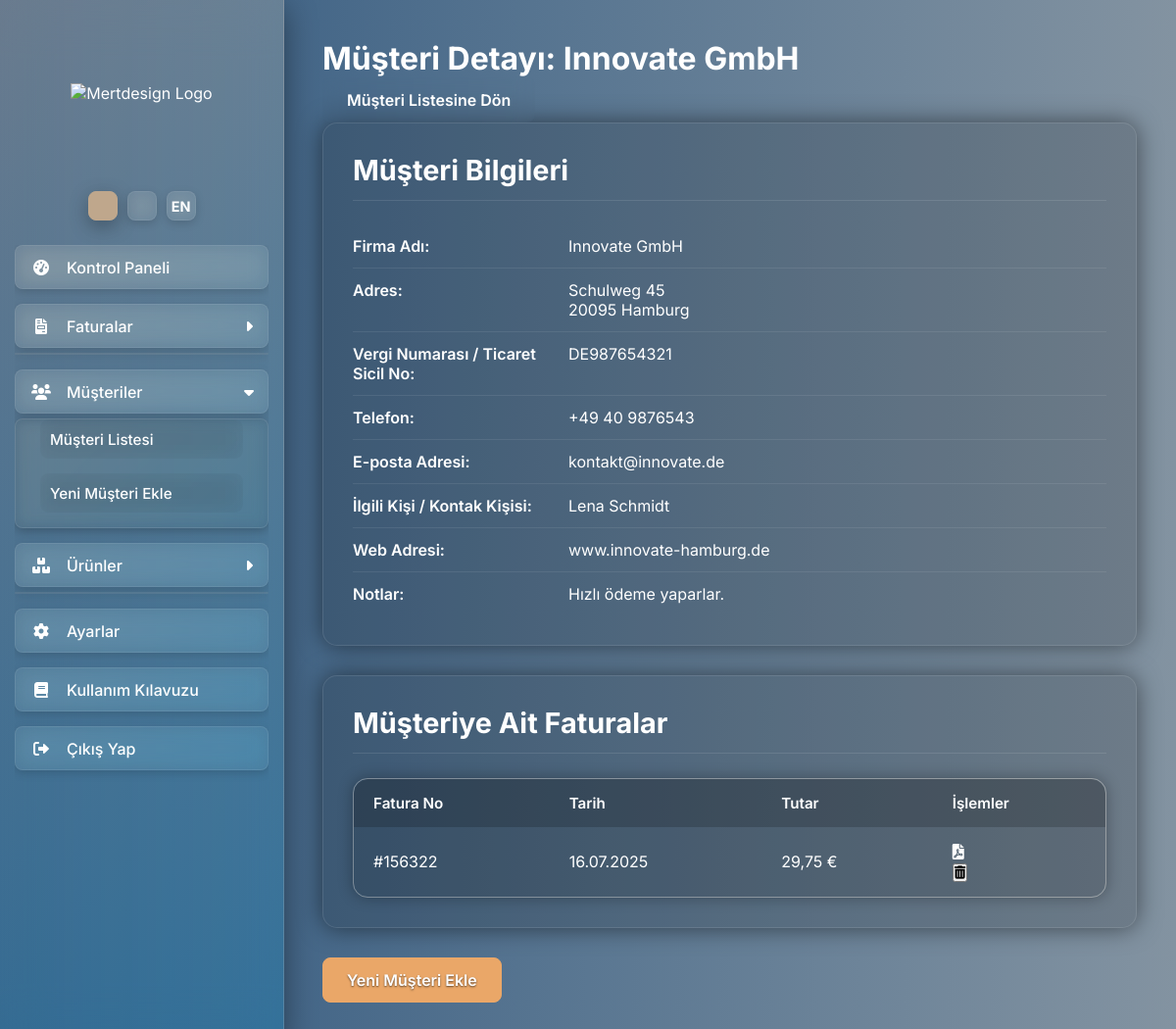
Screenshot of /musteri_detay/2?lang=tr (signed in) with the database file from the repository.
### app.py (models this page shows)
class Musteri(db.Model):
    id = db.Column(db.Integer, primary_key=True)
    firma_adi = db.Column(db.String(150), nullable=False)
    adres = db.Column(db.String(300), nullable=False)
    vergi_no = db.Column(db.String(50), nullable=True)
    telefon = db.Column(db.String(50), nullable=True)
    email = db.Column(db.String(120), nullable=True)
    ilgili_kisi = db.Column(db.String(100), nullable=True)
    web_adresi = db.Column(db.String(120), nullable=True)
    notlar = db.Column(db.Text, nullable=True)
    faturalar = db.relationship('Fatura', backref='musteri', lazy=True, cascade="all, delete-orphan")
    is_reverse_charge = db.Column(db.Boolean, default=False)

class Fatura(db.Model):
    id = db.Column(db.Integer, primary_key=True)
    fatura_no = db.Column(db.String(50), nullable=False, unique=True)
    tarih = db.Column(db.DateTime, default=datetime.utcnow)
    ausfuhrungsdatum = db.Column(db.DateTime, nullable=True)
    santiye = db.Column(db.String(200), nullable=True)
    sachbearbeiter = db.Column(db.String(100), nullable=True)
    musteri_id = db.Column(db.Integer, db.ForeignKey('musteri.id'), nullable=False)
    ara_toplam = db.Column(db.Float, nullable=False, default=0.0)
    kdv_tutari = db.Column(db.Float, nullable=False, default=0.0)
    genel_toplam = db.Column(db.Float, nullable=False, default=0.0)
    odeme_durumu = db.Column(db.String(50), default="Bekliyor", nullable=False)
    kalemler = db.relationship('FaturaKalemi', backref='fatura', lazy=True, cascade="all, delete-orphan")
    is_reverse_charge_invoice = db.Column(db.Boolean, default=False)

### app.py (the view)
@app.route('/musteri_detay/<int:musteri_id>')
@login_required
def musteri_detay(musteri_id):
    musteri = Musteri.query.get_or_404(musteri_id)
    faturalar = Fatura.query.filter_by(musteri_id=musteri.id).order_by(Fatura.tarih.desc()).all()
    return render_template('musteri_detay.html', musteri=musteri, faturalar=faturalar)

### app.py (called while the page is built)
def get_locale():
    if not has_request_context():
        return app.config['BABEL_DEFAULT_LOCALE']
    if 'lang' in request.args and request.args['lang'] in current_app.config['LANGUAGES']:
        session['lang'] = request.args['lang']
    if 'lang' in session:
        return session.get('lang')
    return request.accept_languages.best_match(current_app.config['LANGUAGES']) or current_app.config['BABEL_DEFAULT_LOCALE']

@app.before_request
def before_request_locale():
    g.locale = get_locale()

@login_manager.user_loader
def load_user(user_id):
    return User.query.get(int(user_id))

@app.context_processor
def inject_global_data_for_all_templates():
    sirket_profili = SirketProfili.query.first()
    if not sirket_profili:
        sirket_profili = {
            'firma_unvani': _('Yükleniyor...'),
            'adres': '', 'telefon': '', 'email': '', 'web_adresi': '',
            'iban': '', 'bic': '', 'vergi_no': '', 'sirket_no': '', 'banka_adi': ''
        }
    return dict(app=app, profil=sirket_profili, current_user=current_user)

### templates/musteri_detay.html (shortened to what this page needs)
{% extends "layout.html" %}
{% block content %}
    <div class="content-header">
        <h1>{{ _('Müşteri Detayı') }}: {{ musteri.firma_adi }}</h1>
        <a href="{{ url_for('musteri_listesi') }}" class="btn btn-secondary">{{ _('Müşteri Listesine Dön') }}</a>
    </div>
    <div class="content-card">
        <h2 class="text-2xl mb-4">{{ _('Müşteri Bilgileri') }}</h2>
        <div class="detail-item">
            <strong>{{ _('Firma Adı:') }}</strong> <span>{{ musteri.firma_adi }}</span>
        </div>
        <div class="detail-item">
            <strong>{{ _('Adres:') }}</strong> <span>{{ musteri.adres|replace('\n', '<br>')|safe }}</span>
        </div>
        {% if musteri.vergi_no %}
        <div class="detail-item">
            <strong>{{ _('Vergi Numarası / Ticaret Sicil No:') }}</strong> <span>{{ musteri.vergi_no }}</span>
        </div>
        {% endif %}
        {% if musteri.telefon %}
        <div class="detail-item">
            <strong>{{ _('Telefon:') }}</strong> <span>{{ musteri.telefon }}</span>
        </div>
        {% endif %}
        {% if musteri.email %}
        <div class="detail-item">
            <strong>{{ _('E-posta Adresi:') }}</strong> <span>{{ musteri.email }}</span>
        </div>
        {% endif %}
        {% if musteri.ilgili_kisi %}
        <div class="detail-item">
            <strong>{{ _('İlgili Kişi / Kontak Kişisi:') }}</strong> <span>{{ musteri.ilgili_kisi }}</span>
        </div>
        {% endif %}
        {% if musteri.web_adresi %}
        <div class="detail-item">
            <strong>{{ _('Web Adresi:') }}</strong> <span>{{ musteri.web_adresi }}</span>
        </div>
        {% endif %}
        {% if musteri.notlar %}
        <div class="detail-item">
            <strong>{{ _('Notlar:') }}</strong> <span>{{ musteri.notlar|replace('\n', '<br>')|safe }}</span>
        </div>
        {% endif %}
    </div>
    <div class="content-card mt-6">
        <h2 class="text-2xl mb-4">{{ _('Müşteriye Ait Faturalar') }}</h2>
        {% if faturalar %}
            <div class="table-responsive">
                <table class="table table-striped table-hover">
                    <thead>
                        <tr>
                            <th>{{ _('Fatura No') }}</th>
                            <th>{{ _('Tarih') }}</th>
                            <th>{{ _('Tutar') }}</th>
                            <th class="text-end">{{ _('İşlemler') }}</th>
                        </tr>
                    </thead>
                    <tbody>
                        {% for fatura in faturalar %}
                        <tr>
                            <td>#{{ fatura.fatura_no }}</td>
                            <td>{{ fatura.tarih.strftime('%d.%m.%Y') }}</td>
                            <td>{{ "%.2f"|format(fatura.genel_toplam)|replace('.', ',') }} €</td>
                            <td class="text-end">
                                <div class="action-icon-container">
                                    <a href="{{ url_for('fatura_pdf', fatura_id=fatura.id) }}" class="pdf-icon" title="{{ _('PDF Görüntüle') }}"><i class="fas fa-file-pdf"></i></a>
                                    <form action="{{ url_for('fatura_sil', fatura_id=fatura.id) }}" method="POST" class="inline-block" onsubmit="return confirm('{{ _('Bu faturayı silmek istediğinizden emin misiniz?') }}');">
                                        <button type="submit" class="trash-icon" title="{{ _('Faturayı Sil') }}">
                                            <i class="fas fa-trash-alt"></i>
                                        </button>
                                    </form>
                                </div>
                            </td>
                        </tr>
                        {% endfor %}
                    </tbody>
                </table>
            </div>
        {% else %}
            <p class="text-md text-center py-4">{{ _('Bu müşteriye ait henüz fatura bulunmamaktadır.') }}</p>
        {% endif %}
    </div>
    <div class="text-end mt-6">
        <a href="{{ url_for('musteri_ekle') }}" class="btn btn-primary">{{ _('Yeni Müşteri Ekle') }}</a>
    </div>
{% endblock content %}

### templates/musteri_detay.html (style rules this page uses)
.content-card { background-color: rgba(0, 0, 0, 0.15); padding: 30px; border-radius: 15px; border: 1px solid rgba(255, 255, 255, 0.1); box-shadow: 0 0 25px rgba(0,0,0,0.5); margin-bottom: 30px; }
.detail-item { padding: 12px 0; border-bottom: 1px solid rgba(255, 255, 255, 0.08); color: var(--main-content-text-color); display: flex; align-items: baseline; }
.detail-item:last-child { border-bottom: none; }
.detail-item strong { display: inline-block; width: 220px; min-width: 150px; color: var(--label-text-color); font-weight: 600; flex-shrink: 0; padding-right: 15px; box-sizing: border-box; }
.detail-item span { flex-grow: 1; word-wrap: break-word; }
.content-card h2 { font-size: 1.8rem; font-weight: 700; color: var(--button-milky-coffee); margin-bottom: 1.5rem; padding-bottom: 0.8rem; border-bottom: 1px solid rgba(255, 255, 255, 0.1); }
.table-responsive { overflow-x: auto; margin-top: 25px; border: 1px solid rgba(240, 230, 216, 0.35); border-radius: 15px; box-shadow: 0 0 15px rgba(0,0,0,0.3); }
.table { width: 100%; border-collapse: separate; border-spacing: 0; margin-top: 0; border-radius: 15px; overflow: hidden; }
.table th, .table td { border: none; padding: 15px 20px; text-align: left; color: var(--main-content-text-color); background-color: rgba(0, 0, 0, 0.18); }
.table th { background-color: rgba(0, 0, 0, 0.28); font-weight: 600; font-size: 0.95rem; color: var(--label-text-color); }
.table-striped tbody tr:nth-child(odd) td { background-color: rgba(0, 0, 0, 0.12); }
.action-icon-container .pdf-icon .fa-file-pdf { color: var(--icon-pdf-color); }
.action-icon-container .trash-icon .fa-trash-alt { color: var(--icon-delete-color); }

### rows the page displays
Musteri: firma_adi "Innovate GmbH", adres "Schulweg 45 20095 Hamburg", vergi_no "DE987654321", telefon "+49 40 9876543", email "kontakt@innovate.de", ilgili_kisi "Lena Schmidt", web_adresi "www.innovate-hamburg.de", notlar "Hızlı ödeme yaparlar."
Fatura: fatura_no "156322", tarih "16.07.2025", genel_toplam "29,75"
